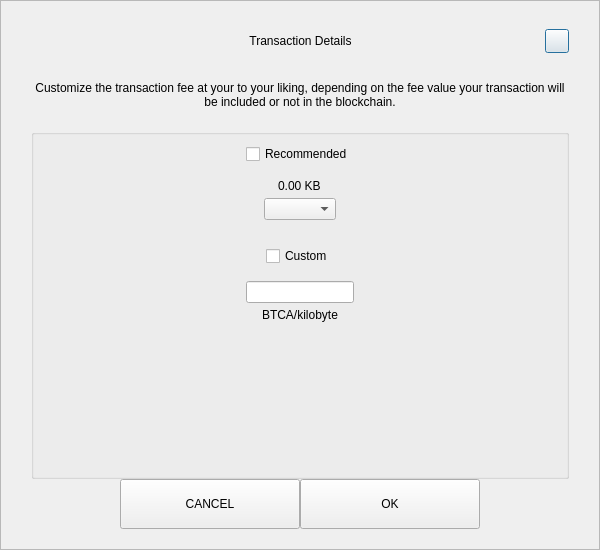
<?xml version="1.0" encoding="UTF-8"?>
<ui version="4.0">
 <class>SendCustomFeeDialog</class>
 <widget class="QDialog" name="SendCustomFeeDialog">
  <property name="geometry">
   <rect>
    <x>0</x>
    <y>0</y>
    <width>600</width>
    <height>550</height>
   </rect>
  </property>
  <property name="windowTitle">
   <string>Form</string>
  </property>
  <layout class="QVBoxLayout" name="verticalLayout_3">
   <property name="spacing">
    <number>0</number>
   </property>
   <property name="leftMargin">
    <number>0</number>
   </property>
   <property name="topMargin">
    <number>0</number>
   </property>
   <property name="rightMargin">
    <number>0</number>
   </property>
   <property name="bottomMargin">
    <number>0</number>
   </property>
   <item>
    <widget class="QFrame" name="frame">
     <property name="styleSheet">
      <string notr="true"/>
     </property>
     <property name="frameShape">
      <enum>QFrame::StyledPanel</enum>
     </property>
     <property name="frameShadow">
      <enum>QFrame::Raised</enum>
     </property>
     <layout class="QVBoxLayout" name="verticalLayout_2">
      <property name="spacing">
       <number>0</number>
      </property>
      <property name="leftMargin">
       <number>30</number>
      </property>
      <property name="topMargin">
       <number>20</number>
      </property>
      <property name="rightMargin">
       <number>30</number>
      </property>
      <property name="bottomMargin">
       <number>20</number>
      </property>
      <item>
       <layout class="QHBoxLayout" name="horizontalLayout_3">
        <property name="spacing">
         <number>0</number>
        </property>
        <item>
         <spacer name="horizontalSpacer_21">
          <property name="orientation">
           <enum>Qt::Horizontal</enum>
          </property>
          <property name="sizeHint" stdset="0">
           <size>
            <width>40</width>
            <height>20</height>
           </size>
          </property>
         </spacer>
        </item>
        <item>
         <widget class="QLabel" name="labelTitle">
          <property name="minimumSize">
           <size>
            <width>0</width>
            <height>40</height>
           </size>
          </property>
          <property name="maximumSize">
           <size>
            <width>16777215</width>
            <height>40</height>
           </size>
          </property>
          <property name="styleSheet">
           <string notr="true">padding-left:24px;</string>
          </property>
          <property name="text">
           <string>Transaction Details</string>
          </property>
          <property name="alignment">
           <set>Qt::AlignCenter</set>
          </property>
          <property name="margin">
           <number>7</number>
          </property>
         </widget>
        </item>
        <item>
         <spacer name="horizontalSpacer">
          <property name="orientation">
           <enum>Qt::Horizontal</enum>
          </property>
          <property name="sizeHint" stdset="0">
           <size>
            <width>40</width>
            <height>20</height>
           </size>
          </property>
         </spacer>
        </item>
        <item>
         <widget class="QPushButton" name="btnEsc">
          <property name="minimumSize">
           <size>
            <width>24</width>
            <height>24</height>
           </size>
          </property>
          <property name="maximumSize">
           <size>
            <width>24</width>
            <height>24</height>
           </size>
          </property>
          <property name="text">
           <string/>
          </property>
         </widget>
        </item>
       </layout>
      </item>
      <item>
       <spacer name="verticalSpacer_2">
        <property name="orientation">
         <enum>Qt::Vertical</enum>
        </property>
        <property name="sizeType">
         <enum>QSizePolicy::Fixed</enum>
        </property>
        <property name="sizeHint" stdset="0">
         <size>
          <width>20</width>
          <height>20</height>
         </size>
        </property>
       </spacer>
      </item>
      <item>
       <widget class="QLabel" name="labelMessage">
        <property name="text">
         <string>Customize the transaction fee at your to your liking, depending on the fee value your transaction will be included or not in the blockchain.</string>
        </property>
        <property name="alignment">
         <set>Qt::AlignCenter</set>
        </property>
        <property name="wordWrap">
         <bool>true</bool>
        </property>
       </widget>
      </item>
      <item>
       <spacer name="verticalSpacer_3">
        <property name="orientation">
         <enum>Qt::Vertical</enum>
        </property>
        <property name="sizeType">
         <enum>QSizePolicy::Fixed</enum>
        </property>
        <property name="sizeHint" stdset="0">
         <size>
          <width>20</width>
          <height>20</height>
         </size>
        </property>
       </spacer>
      </item>
      <item>
       <widget class="QGroupBox" name="groupBox">
        <property name="title">
         <string/>
        </property>
        <layout class="QVBoxLayout" name="verticalLayout">
         <property name="leftMargin">
          <number>12</number>
         </property>
         <property name="rightMargin">
          <number>12</number>
         </property>
         <item>
          <layout class="QVBoxLayout" name="verticalLayout_4">
           <property name="spacing">
            <number>5</number>
           </property>
           <item alignment="Qt::AlignHCenter">
            <widget class="QCheckBox" name="checkBoxRecommended">
             <property name="text">
              <string>Recommended</string>
             </property>
            </widget>
           </item>
           <item>
            <spacer name="verticalSpacer_5">
             <property name="orientation">
              <enum>Qt::Vertical</enum>
             </property>
             <property name="sizeType">
              <enum>QSizePolicy::Fixed</enum>
             </property>
             <property name="sizeHint" stdset="0">
              <size>
               <width>20</width>
               <height>10</height>
              </size>
             </property>
            </spacer>
           </item>
           <item alignment="Qt::AlignHCenter">
            <widget class="QLabel" name="labelFee">
             <property name="text">
              <string>0.00 KB</string>
             </property>
            </widget>
           </item>
           <item alignment="Qt::AlignHCenter">
            <widget class="QComboBox" name="comboBoxRecommended"/>
           </item>
          </layout>
         </item>
         <item>
          <spacer name="verticalSpacer">
           <property name="orientation">
            <enum>Qt::Vertical</enum>
           </property>
           <property name="sizeType">
            <enum>QSizePolicy::Fixed</enum>
           </property>
           <property name="sizeHint" stdset="0">
            <size>
             <width>20</width>
             <height>20</height>
            </size>
           </property>
          </spacer>
         </item>
         <item>
          <layout class="QVBoxLayout" name="verticalLayout_5">
           <property name="spacing">
            <number>5</number>
           </property>
           <item alignment="Qt::AlignHCenter">
            <widget class="QCheckBox" name="checkBoxCustom">
             <property name="text">
              <string>Custom</string>
             </property>
            </widget>
           </item>
           <item>
            <spacer name="verticalSpacer_6">
             <property name="orientation">
              <enum>Qt::Vertical</enum>
             </property>
             <property name="sizeType">
              <enum>QSizePolicy::Fixed</enum>
             </property>
             <property name="sizeHint" stdset="0">
              <size>
               <width>20</width>
               <height>10</height>
              </size>
             </property>
            </spacer>
           </item>
           <item alignment="Qt::AlignHCenter">
            <widget class="QLineEdit" name="lineEditCustomFee"/>
           </item>
           <item alignment="Qt::AlignHCenter">
            <widget class="QLabel" name="labelCustomFee">
             <property name="text">
              <string>BTCA/kilobyte</string>
             </property>
            </widget>
           </item>
          </layout>
         </item>
         <item>
          <spacer name="verticalSpacer_4">
           <property name="orientation">
            <enum>Qt::Vertical</enum>
           </property>
           <property name="sizeHint" stdset="0">
            <size>
             <width>20</width>
             <height>40</height>
            </size>
           </property>
          </spacer>
         </item>
        </layout>
       </widget>
      </item>
      <item>
       <layout class="QHBoxLayout" name="horizontalLayout" stretch="1,2,2,1">
        <item>
         <spacer name="horizontalSpacer1">
          <property name="orientation">
           <enum>Qt::Horizontal</enum>
          </property>
          <property name="sizeHint" stdset="0">
           <size>
            <width>40</width>
            <height>20</height>
           </size>
          </property>
         </spacer>
        </item>
        <item>
         <widget class="QPushButton" name="btnCancel">
          <property name="minimumSize">
           <size>
            <width>180</width>
            <height>50</height>
           </size>
          </property>
          <property name="focusPolicy">
           <enum>Qt::NoFocus</enum>
          </property>
          <property name="text">
           <string>CANCEL</string>
          </property>
         </widget>
        </item>
        <item>
         <widget class="QPushButton" name="btnSave">
          <property name="minimumSize">
           <size>
            <width>180</width>
            <height>50</height>
           </size>
          </property>
          <property name="focusPolicy">
           <enum>Qt::NoFocus</enum>
          </property>
          <property name="text">
           <string>OK</string>
          </property>
         </widget>
        </item>
        <item>
         <spacer name="horizontalSpacer_2">
          <property name="orientation">
           <enum>Qt::Horizontal</enum>
          </property>
          <property name="sizeHint" stdset="0">
           <size>
            <width>40</width>
            <height>20</height>
           </size>
          </property>
         </spacer>
        </item>
       </layout>
      </item>
     </layout>
    </widget>
   </item>
  </layout>
 </widget>
 <resources/>
 <connections/>
</ui>
